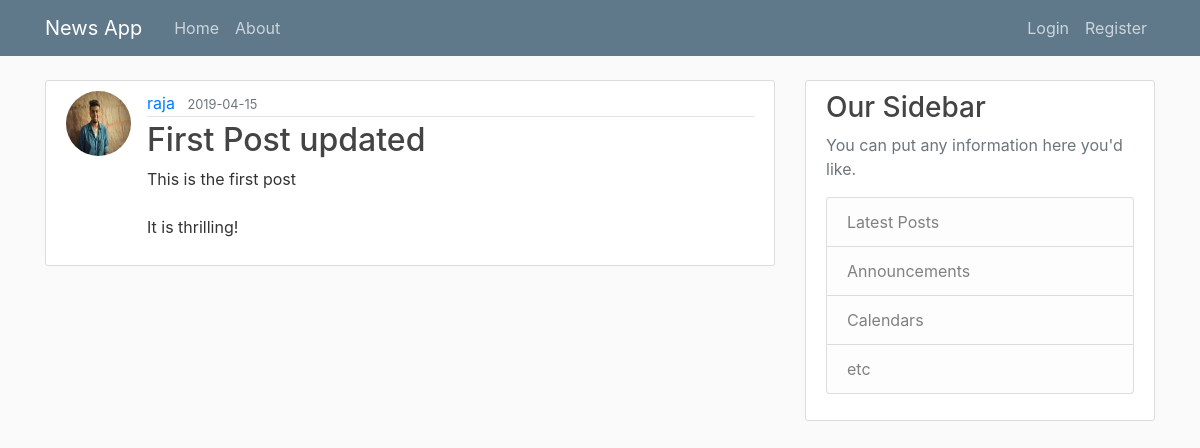
/post/1, run on an earlier commit of the app's database.
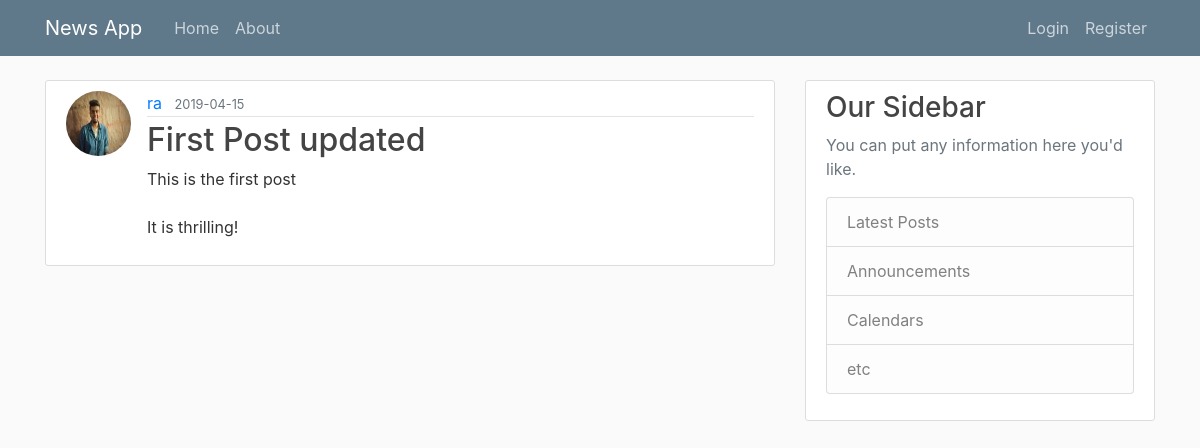
And on a later commit of the database.
### flaskblog/models.py (models this page shows, shortened)
class User(db.Model, UserMixin):
    id = db.Column(db.Integer, primary_key=True)
    username = db.Column(db.String(20), unique=True, nullable=False)
    email = db.Column(db.String(120), unique=True, nullable=False)
    image_file = db.Column(db.String(20), nullable=False,
                           default='default.jpg')
    password = db.Column(db.String(60), nullable=False)
    posts = db.relationship('Post', backref='author', lazy=True)

### flaskblog/posts/routes.py (the view)
@posts.route("/post/<int:post_id>")
def post(post_id):
    post = Post.query.get_or_404(post_id)
    return render_template('post.html', title=post.title, post=post)

### flaskblog/templates/post.html (shortened to what this page needs)
{% extends "layout.html" %} {% block content %}
<article class="media content-section">
  <img
    src="{{ url_for('static',filename='profile_pics/' + post.author.image_file) }}"
    alt=""
    class="rounded-circle article-img"
  />
  <div class="media-body">
    <div class="article-metadata">
      <a class="mr-2" href="{{ url_for('users.user_posts', username=post.author.username) }}">{{ post.author.username }}</a>
      <small class="text-muted">{{
        post.date_posted.strftime("%Y-%m-%d")
      }}</small>
    </div>
    <h2 class="article-title">{{ post.title }}</h2>
    <p class="article-content">{{ post.content }}</p>
  </div>
</article>
{% endblock content %}

What changed in the data, as far as the page shows it:
changed User: author.username "raja" → "ra"
